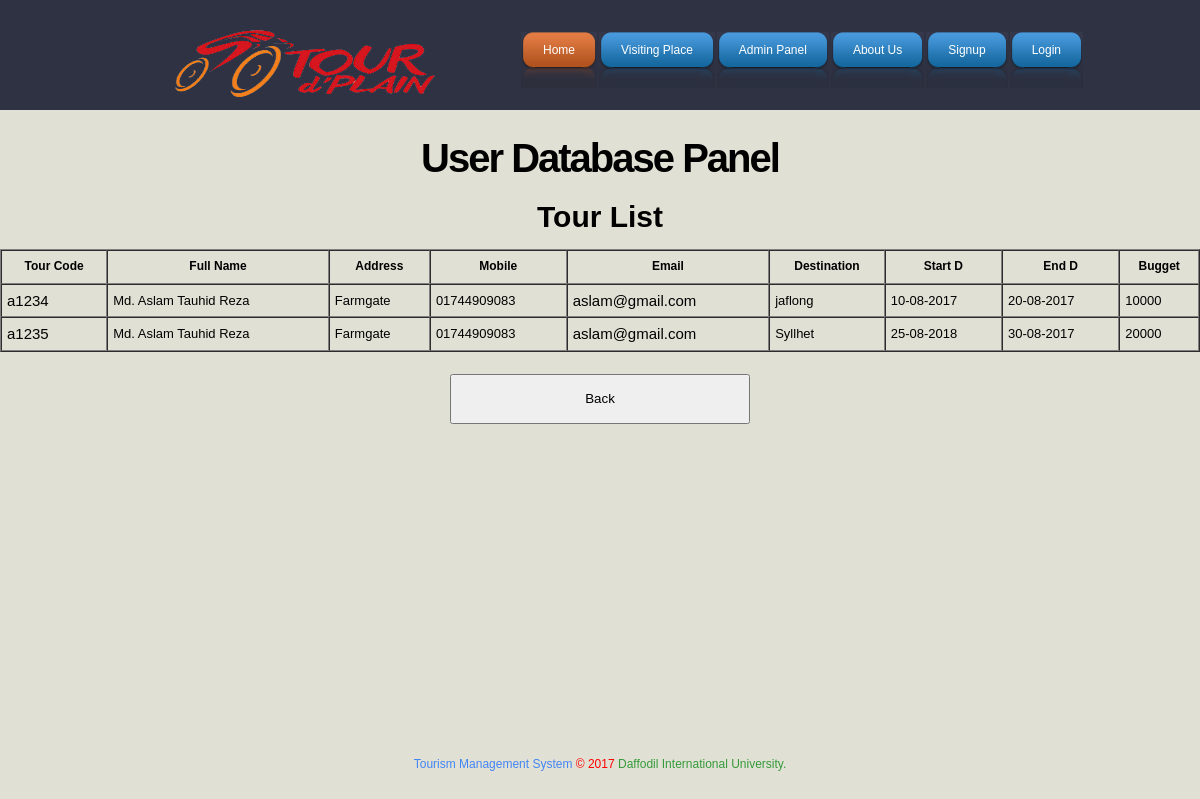
Screenshot of /pages/memberShowList.php (signed in) with the database file from the repository.
### tables this page shows
CREATE TABLE IF NOT EXISTS `tourdata` (
  `tourCode` varchar(50) NOT NULL,
  `userName` varchar(50) NOT NULL,
  `fullName` varchar(50) NOT NULL,
  `address` varchar(50) NOT NULL,
  `mobileNo` varchar(50) NOT NULL,
  `email` varchar(50) NOT NULL,
  `dLocation` varchar(50) NOT NULL,
  `startDate` varchar(50) NOT NULL,
  `endDate` varchar(50) NOT NULL,
  `buggetTK` varchar(50) NOT NULL,
  PRIMARY KEY (`tourCode`)
);

### pages/memberShowList.php (the view, shortened to what this page needs)
<!DOCTYPE html PUBLIC "-//W3C//DTD XHTML 1.0 Transitional//EN" "http://www.w3.org/TR/xhtml1/DTD/xhtml1-transitional.dtd">
<html xmlns="http://www.w3.org/1999/xhtml">
<head>
<link href="../style.css" rel="stylesheet" type="text/css" />
</head>
<body>
<div class="main">
  <div class="header">
    <div class="header_resize">
      <div class="logo"><br/>
        <img src="../images/headerTourLogo.png" width="300" height="90" alt="">
      </div>
      <div class="menu_nav">
        <ul>
          <li class="active"><a href="../index.php"><span><span>Home</span></span></a></li>
          <li><a href="visitingplace.php"><span><span>Visiting Place</span></span></a></li>
          <li><a href="adminpanel.php"><span><span>Admin Panel</span></span></a></li>
          <li><a href="about.php"><span><span>About Us</span></span></a></li>
          <li><a href="signup.php"><span><span>Signup</span></span></a></li>
          <li><a href="login.php"><span><span>Login</span></span></a></li>
        </ul>
      </div>
    </div>
  </div>
  </div>
  <div style="background-color:#E1E0D5">
		<center><h1 style="color:#000000">User Database Panel</h1></cente
		><caption><b style="font-size:30px; color:#000000">Tour List</b></caption><br/><br/>
		  <table width=100% border="1" cellpadding="5" cellspacing="0">
				  <tr>
					<th  style="color:#000000">Tour Code</th><th  style="color:#000000">Full Name</th><th  style="color:#000000">Address</th><th  style=
				"color:#000000">Mobile</th><th  style="color:#000000">Email</th><th  style="color:#000000">Destination</th><th  style="color:#000000">Start D</th><th  style="color:#000000">End D</th><th  style="color:#000000">Bugget</th>
				</tr>
						<?php
						@$userNameUpdate =$_SESSION['username'];
				$array="SELECT * FROM tourdata where userName='$userNameUpdate'";
				$result=mysql_query($array) or die("don't fine query.");
				while($row1 = mysql_fetch_row($result)){
						@print "<tr><td style='color:#000000; font-size:15px'>" . $row1[0] . "</td><td
						style='color:#000000; font-size:13px'>".$row1[2]."</td><td style='color:#000000; font-size:13px'>" . $row1[3] ."</td><td style='color:#000000;
						font-size:13px'>" . $row1[4] . "</td><td style='color:#000000; font-size:15px'>" . $row1[5] . "</td><td style='color:#000000; font-size:13px'>"
						. $row1[6] ."</td><td style='color:#000000; font-size:13px'>".$row1[7]."</td><td style='color:#000000; font-size:13px'>" . $row1[8] ."</td><td
						style='color:#000000; font-size:13px'>" . $row1[9] . "</td></tr>";
					}
				?>
		</table>
		<form action="" method="post">
			<br/><center><input type="submit" name="backUser" value="Back" style="width:300px; height:50px" /></center>
		</form>
</div>
<div style="position:fixed; text-align:center; bottom:0px; width:100%"><h style="color:#4285F4">Tourism Management System <h style="color:#FF0000"> &copy; 2017 </h><h style="color:#349B39">Daffodil International University.</h></p></div>
</body>
</html>

### style.css (style rules this page uses)
body { margin:0; padding:0; width:100%; color:#5f5f5f; font:normal 12px/1.8em Arial, Helvetica, sans-serif; }
html, .main { padding:0; margin:0; background:#e1e0d5; }
.logo { padding:0 0 0 40px; float:left; width:auto; height:50px; font-size:50px; height:110px; }
h1 { margin:0; padding:24px 0; color:#fff; font:bold 40px/1.2em Arial, Helvetica, sans-serif; letter-spacing:-2px; }
a { color:#56acc2; text-decoration:underline; }
.header, .content, .menu_nav, .fbg, .footer, form, ol, ol li, ul, .content .mainbar, .content .sidebar { margin:0; padding:0; }
.header { background-color:#2e3242; }
.header_resize { margin:0 auto; padding:0; width:970px; }
.menu_nav { margin:0; padding:32px 0 0; float:right; }
.menu_nav ul { list-style:none; }
.menu_nav ul li { margin:0; padding:0 2px 0 0; float:left; }
.menu_nav ul li a { display:block; margin:0; padding:0 0 0 14px; color:#fff; text-decoration:none; background:#f00 url(images/menu_l.gif) no-repeat left top; }
.menu_nav ul li a span { display:block; margin:0; padding:0 14px 0 0; background:#f00 url(images/menu_r.gif) no-repeat right top; }
.menu_nav ul li a span span { display:block; margin:0; padding:8px 8px 26px; background:#f00 url(images/menu.gif) repeat-x top; }
.menu_nav ul li.active a, .menu_nav ul li a:hover { background:#f00 url(images/menu_al.gif) no-repeat left top; }
.menu_nav ul li.active a span, .menu_nav ul li a:hover span { background:#f00 url(images/menu_ar.gif) no-repeat right top; }
.menu_nav ul li.active a span span, .menu_nav ul li a:hover span span { background:#f00 url(images/menu_a.gif) repeat-x top; }

### rows the page displays
tourdata: tourCode "a1234", fullName "Md. Aslam Tauhid Reza", address "Farmgate", mobileNo "01744909083", email "aslam@gmail.com", dLocation "jaflong", startDate "10-08-2017", endDate "20-08-2017", buggetTK "10000"
tourdata: tourCode "a1235", fullName "Md. Aslam Tauhid Reza", address "Farmgate", mobileNo "01744909083", email "aslam@gmail.com", dLocation "Syllhet", startDate "25-08-2018", endDate "30-08-2017", buggetTK "20000"
